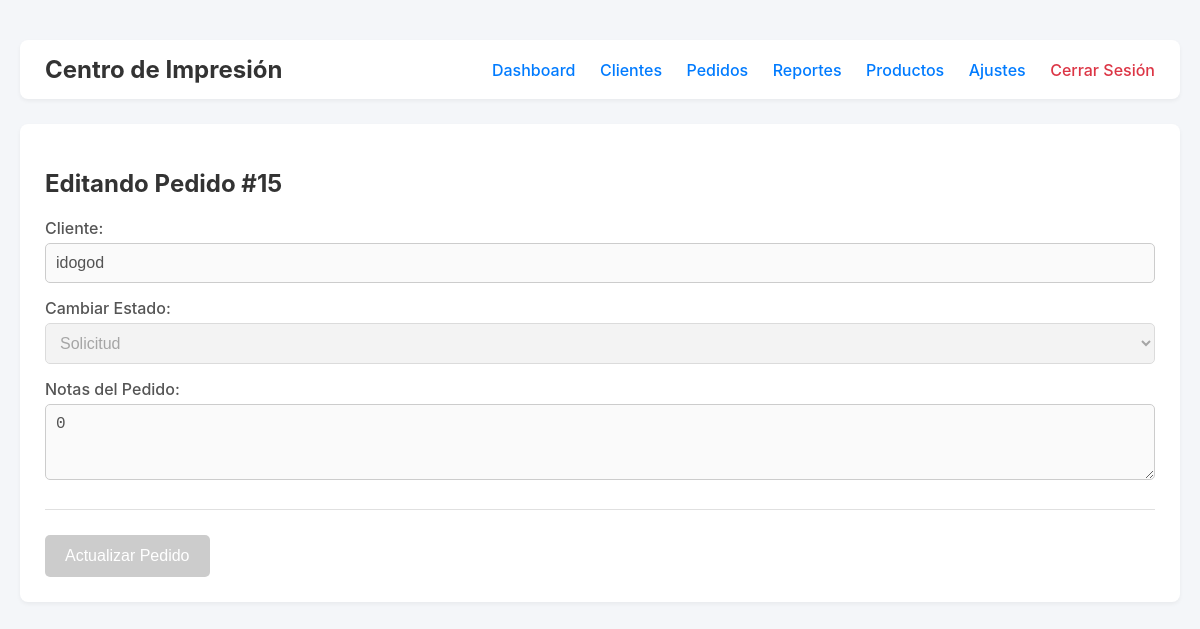
Page /orders/edit/15 (signed in) on the committed database.
### tables this page shows
CREATE TABLE `pedidos` (
  `id` int(11) NOT NULL,
  `cliente_id` int(11) DEFAULT NULL,
  `usuario_id` int(11) DEFAULT NULL,
  `estado` varchar(50) NOT NULL,
  `notas_internas` text DEFAULT NULL,
  `motivo_cancelacion` text DEFAULT NULL,
  `costo_total` decimal(10,2) NOT NULL,
  `fecha_creacion` timestamp NOT NULL DEFAULT current_timestamp(),
  `ultima_actualizacion` timestamp NOT NULL DEFAULT current_timestamp() ON UPDATE current_timestamp()
);

CREATE TABLE `clientes` (
  `id` int(11) NOT NULL,
  `nombre` varchar(150) NOT NULL,
  `telefono` varchar(50) DEFAULT NULL,
  `email` varchar(100) DEFAULT NULL,
  `notas` text DEFAULT NULL,
  `fecha_creacion` timestamp NOT NULL DEFAULT current_timestamp()
);

### controllers/OrderController.php (called while the page is built, shortened)
<?php
require_once '../models/Order.php';
class OrderController
{
    private $orderModel;
    public function __construct($db_connection)
    {
        $this->orderModel = new Order($db_connection);
    }
    public function showEditForm($id)
    {
        $order = $this->orderModel->findByIdWithDetails($id);
        require_once '../views/layouts/header.php';
        require_once '../views/pages/orders/edit.php';
        require_once '../views/layouts/footer.php';
    }
}

### models/Order.php (called while the page is built, shortened)
<?php
class Order
{
    private $connection;
    private $table_name = "pedidos";
    public function __construct($db_connection)
    {
        $this->connection = $db_connection;
    }
    public function findByIdWithDetails($id)
    {
        $query_pedido = "SELECT p.*, c.nombre as nombre_cliente FROM " . $this->table_name . " p LEFT JOIN clientes c ON p.cliente_id = c.id WHERE p.id = ?";
        $stmt_pedido = $this->connection->prepare($query_pedido);
        $stmt_pedido->bind_param("i", $id);
        $stmt_pedido->execute();
        $pedido = $stmt_pedido->get_result()->fetch_assoc();
        $query_items = "SELECT * FROM items_pedido WHERE pedido_id = ?";
        $stmt_items = $this->connection->prepare($query_items);
        $stmt_items->bind_param("i", $id);
        $stmt_items->execute();
        $pedido['items'] = $stmt_items->get_result()->fetch_all(MYSQLI_ASSOC);
        $query_pagos = "SELECT * FROM pagos WHERE pedido_id = ? ORDER BY fecha_pago ASC";
        $stmt_pagos = $this->connection->prepare($query_pagos);
        $stmt_pagos->bind_param("i", $id);
        $stmt_pagos->execute();
        $pedido['pagos'] = $stmt_pagos->get_result()->fetch_all(MYSQLI_ASSOC);
        return $pedido;
    }
}

### views/pages/orders/edit.php (the view, shortened to what this page needs)
<h2>Editando Pedido #<?php echo $order['id']; ?></h2>
<form action="/sistemagestion/orders/edit/<?php echo $order['id']; ?>" method="POST">
    <div class="form-group">
        <label>Cliente:</label>
        <input type="text" value="<?php echo htmlspecialchars($order['nombre_cliente'] ?? 'N/A'); ?>" disabled>
    </div>
    <div class="form-group">
        <label for="estado">Cambiar Estado:</label>
        <select name="estado" id="estado" required <?php echo $order['estado'] === 'Cancelado' ? 'disabled' : ''; ?>>
            <?php
            $estados = ["Solicitud", "Cotización", "Confirmado", "En Curso", "Listo para Retirar", "Entregado"];
            foreach ($estados as $estado) {
                $selected = ($order['estado'] == $estado) ? 'selected' : '';
                echo "<option value='{$estado}' {$selected}>{$estado}</option>";
            }
            ?>
        </select>
    </div>
    <div class="form-group">
        <label for="notas">Notas del Pedido:</label>
        <textarea name="notas" id="notas" rows="3" <?php echo $order['estado'] === 'Cancelado' ? 'disabled' : ''; ?>><?php echo htmlspecialchars($order['notas_internas'] ?? ''); ?></textarea>
    </div>
    <hr>
    <button type="submit" <?php echo $order['estado'] === 'Cancelado' ? 'disabled' : ''; ?>>Actualizar Pedido</button>
</form>

### views/layouts/header.php (style rules this page uses)
body { font-family: -apple-system, BlinkMacSystemFont, "Segoe UI", Roboto, "Helvetica Neue", Arial, sans-serif; background-color: #f4f6f9; margin: 0; color: #333; }
hr { border: 0; border-top: 1px solid #e0e0e0; margin: 25px 0; }
.form-group { margin-bottom: 15px; }
label { display: block; margin-bottom: 5px; font-weight: 500; color: #555; }
input[type="text"], input[type="email"], input[type="tel"], input[type="password"], input[type="number"], input[type="date"], textarea, select { width: 100%; padding: 10px; border: 1px solid #ccc; border-radius: 5px; box-sizing: border-box; font-size: 16px; transition: border-color 0.2s; }
.button, button[type="submit"] { display: inline-block; padding: 12px 20px; background-color: #007bff; color: white; border: none; border-radius: 5px; cursor: pointer; font-size: 16px; text-decoration: none; text-align: center; transition: background-color 0.2s; }
button:disabled { background-color: #ccc; cursor: not-allowed; }

### rows in the picture
pedidos: id "15", cliente.nombre "idogod", estado "Solicitud", notas "0"
